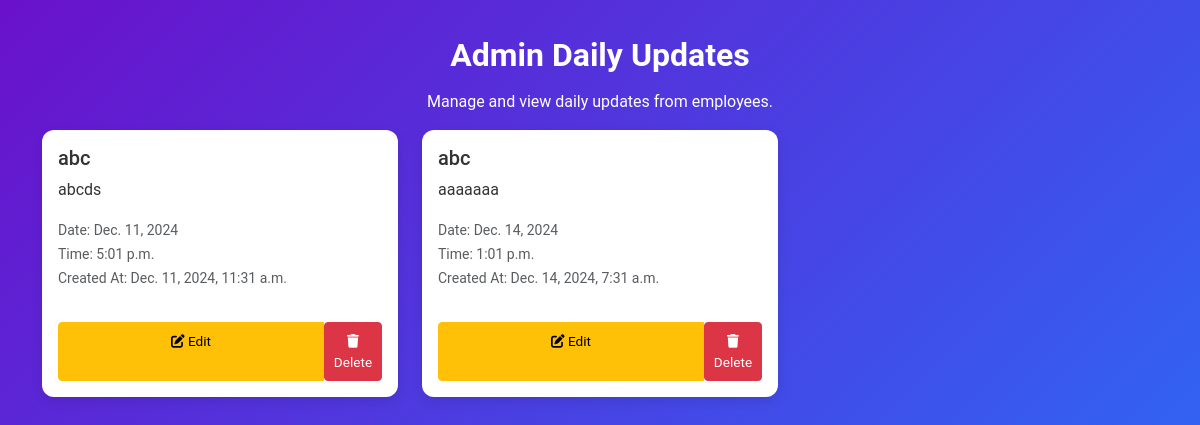
The page /dashboard/daily-update/ (signed in) on the database its author committed.
### group/models.py (models this page shows, shortened)
class DailyUpdate(models.Model):
    employee = models.ForeignKey(User, on_delete=models.CASCADE)  # Assuming User model is used for employees
    subject = models.CharField(max_length=255)
    description = models.TextField()
    date = models.DateField(auto_now_add=True)  # Automatically set to today's date on creation
    time = models.TimeField(auto_now_add=True)  # Automatically set to current time on creation
    created_at = models.DateTimeField(auto_now_add=True)

### group/views.py (the view)
# urls.py: path('dashboard/daily-update/', views.admin_daily_update, name='admin_daily_update'),
@login_required
def admin_daily_update(request):
    if request.user.is_staff:
        posts = DailyUpdate.objects.all()
    else:
        posts = DailyUpdate.objects.filter(employee=request.user)
    if not request.user.is_staff and request.method == "POST":
        form = DailyUpdateForm(request.POST)
        if form.is_valid():
            daily_update = form.save(commit=False)
            daily_update.employee = request.user
            daily_update.save()
            return redirect('admin_daily_update')
    else:
        form = DailyUpdateForm() if not request.user.is_staff else None
    return render(request, 'admin_daily_update.html', {'form': form, 'posts': posts})

### templates/admin_daily_update.html (shortened to what this page needs)
<!DOCTYPE html>
<html lang="en">
<head>
    <link rel="stylesheet" href="https://cdnjs.cloudflare.com/ajax/libs/bootstrap/5.3.0/css/bootstrap.min.css">
    <link rel="stylesheet" href="https://cdnjs.cloudflare.com/ajax/libs/font-awesome/6.0.0/css/all.min.css">
</head>
<body>
<div class="container py-3">
    <div class="text-center mb-3">
        <h2>Admin Daily Updates</h2>
        <p>Manage and view daily updates from employees.</p>
    </div>
    <div class="row">
        {% for post in posts %}
        <div class="col-md-4">
            <div class="card">
                <div class="card-body">
                    <h5 class="card-title">{{ post.subject }}</h5>
                    <p class="card-text">{{ post.description }}</p>
                    <p class="card-text">
                        <small class="text-muted">Date: {{ post.date }}</small><br>
                        <small class="text-muted">Time: {{ post.time }}</small><br>
                        <small class="text-muted">Created At: {{ post.created_at }}</small>
                    </p>
                    {% if user.is_staff %}
                    <div class="btn-group w-100 mt-3">
                        <a href="{% url 'admin_edit_update' post.id %}" class="btn btn-warning btn-sm">
                            <i class="fa fa-edit"></i> Edit
                        </a>
                        <form method="POST" action="{% url 'admin_delete_update' post.id %}" style="display:inline;">
                            <button type="submit" class="btn btn-danger btn-sm" onclick="return confirm('Are you sure you want to delete this post?');">
                                <i class="fa fa-trash"></i> Delete
                            </button>
                        </form>
                    </div>
                    {% endif %}
                </div>
            </div>
        </div>
        {% empty %}
        <p>No updates yet!</p>
        {% endfor %}
    </div>
</div>
</body>
</html>

### templates/admin_daily_update.html (style rules this page uses)
body { font-family: 'Roboto', sans-serif; background: linear-gradient(135deg, #6a11cb, #2575fc); color: #fff; min-height: 100vh; padding-top: 20px; }
h2, h3 { text-align: center; font-weight: bold; margin-bottom: 1rem; }
.card { border: none; border-radius: 12px; background: #ffffff; color: #333; margin-bottom: 1.5rem; box-shadow: 0px 4px 12px rgba(0, 0, 0, 0.1); }
.btn-warning, .btn-danger { font-size: 0.85rem; width: 100%; padding: 0.5rem; }

### rows shown on the page
DailyUpdate: subject "abc", description "abcds", date "Dec. 11, 2024", time "5:01 p.m.", created_at "Dec. 11, 2024, 11:31 a.m."
DailyUpdate: subject "abc", description "aaaaaaa", date "Dec. 14, 2024", time "1:01 p.m.", created_at "Dec. 14, 2024, 7:31 a.m."
